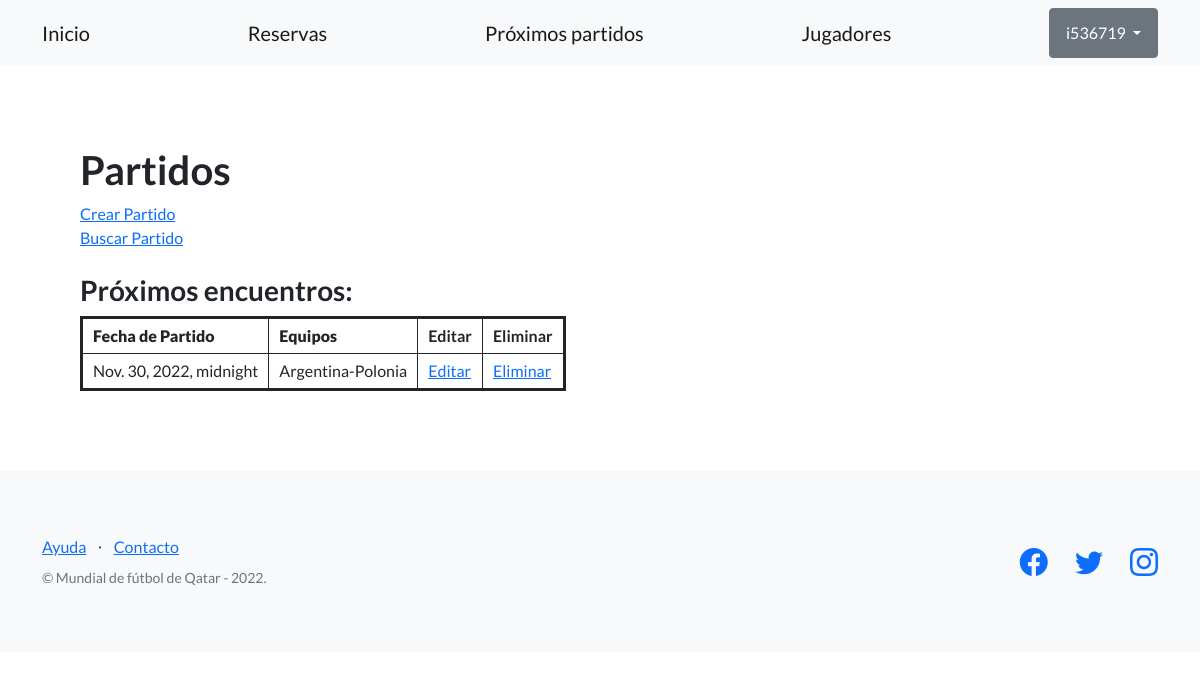
The app's page /proyecto-mundial/partido/ (signed in), older data.
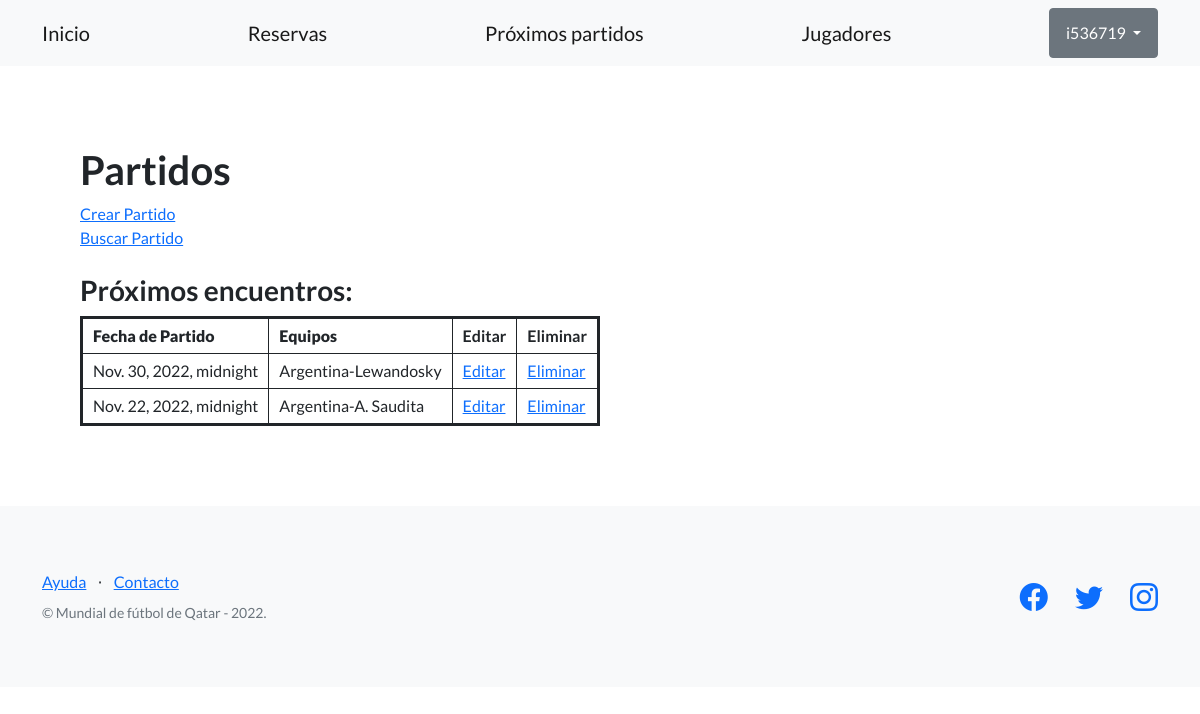
The same page, newer data.
### AppCoder/models.py (models this page shows, shortened)
class Partido(models.Model):
    fecha = models.DateTimeField()
    equipo = models.CharField(max_length=100)

### AppCoder/views.py (the view)
@login_required
def partido(request):
    partidos = Partido.objects.all()
    return render(request, "AppCoder/partido.html", {'partidos': partidos})

### AppCoder/templates/AppCoder/partido.html (shortened to what this page needs)
{% extends "AppCoder/plantilla_base.html" %}
{% block contenido_base %}
<h1>Partidos</h1>
<a href="{% url 'crear_partido' %}">Crear Partido</a>
<br>
<a href="{% url 'busqueda_partido_form' %}">Buscar Partido</a>
<br><br>
<h3>Próximos encuentros:</h3>
<table class="coder-table">
  <tbody>
    <tr>
      <th><strong>Fecha de Partido</strong></th>
      <th><strong>Equipos</strong></th>
      <th>Editar</th>
      <th>Eliminar</th>
    </tr>
    {% for partido in partidos %}
    <tr>
      <td>{{partido.fecha}}</td>
      <td>{{partido.equipo}}</td>
      <td><a href="{% url 'editar_partido' partido.id %}">Editar</a></td>
      <td><a href="{% url 'eliminar_partido' partido.id %}">Eliminar</a></td>
    </tr>
    {% endfor %}
  </tbody>
</table>
{% endblock contenido_base %}

Row changes from the older to the newer data that the page shows:
changed Partido: equipo "Argentina-Polonia" → "Argentina-Lewandosky"
added Partido: fecha "Nov. 22, 2022, midnight", equipo "Argentina-A. Saudita"
